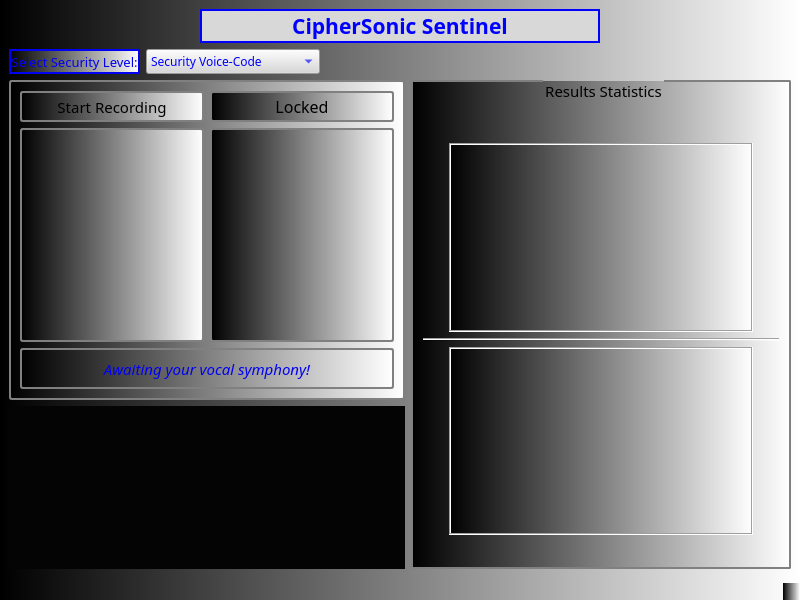
<?xml version="1.0" encoding="UTF-8"?>
<ui version="4.0">
 <class>MainWindow</class>
 <widget class="QMainWindow" name="MainWindow">
  <property name="geometry">
   <rect>
    <x>0</x>
    <y>0</y>
    <width>800</width>
    <height>600</height>
   </rect>
  </property>
  <property name="windowTitle">
   <string>MainWindow</string>
  </property>
  <property name="styleSheet">
   <string notr="true">background-color: rgb(166, 166, 166);
background-color: qlineargradient(spread:pad, x1:0, y1:0, x2:1, y2:0, stop:0 rgba(0, 0, 0, 255), stop:1 rgba(255, 255, 255, 255));</string>
  </property>
  <widget class="QWidget" name="centralwidget">
   <layout class="QGridLayout" name="gridLayout_3">
    <item row="3" column="0">
     <layout class="QVBoxLayout" name="verticalLayout">
      <item>
       <widget class="QWidget" name="spectrogramWidget" native="true">
        <property name="maximumSize">
         <size>
          <width>16777215</width>
          <height>170</height>
         </size>
        </property>
        <property name="styleSheet">
         <string notr="true">background-color:rgb(4, 4, 4)</string>
        </property>
       </widget>
      </item>
     </layout>
    </item>
    <item row="2" column="1" rowspan="2">
     <widget class="QGroupBox" name="resultsGroupBox">
      <property name="maximumSize">
       <size>
        <width>380</width>
        <height>16777215</height>
       </size>
      </property>
      <property name="baseSize">
       <size>
        <width>0</width>
        <height>0</height>
       </size>
      </property>
      <property name="font">
       <font>
        <family>Stencil</family>
        <pointsize>11</pointsize>
        <bold>false</bold>
       </font>
      </property>
      <property name="styleSheet">
       <string notr="true">QGroupBox {
    border: 1.5px solid gray;
    border-radius: 2px;
}

QGroupBox::title {
    subcontrol-origin: margin;
    subcontrol-position: top center;
    padding:8p 3px 3px 3px;
}
</string>
      </property>
      <property name="title">
       <string>Results Statistics</string>
      </property>
      <property name="alignment">
       <set>Qt::AlignCenter</set>
      </property>
      <property name="flat">
       <bool>false</bool>
      </property>
      <layout class="QGridLayout" name="gridLayout_2">
       <item row="4" column="1">
        <spacer name="verticalSpacer_2">
         <property name="orientation">
          <enum>Qt::Vertical</enum>
         </property>
         <property name="sizeType">
          <enum>QSizePolicy::Preferred</enum>
         </property>
         <property name="sizeHint" stdset="0">
          <size>
           <width>20</width>
           <height>25</height>
          </size>
         </property>
        </spacer>
       </item>
       <item row="2" column="0" colspan="3">
        <widget class="Line" name="line_2">
         <property name="maximumSize">
          <size>
           <width>16777215</width>
           <height>16777215</height>
          </size>
         </property>
         <property name="orientation">
          <enum>Qt::Horizontal</enum>
         </property>
        </widget>
       </item>
       <item row="1" column="2">
        <spacer name="horizontalSpacer_4">
         <property name="orientation">
          <enum>Qt::Horizontal</enum>
         </property>
         <property name="sizeType">
          <enum>QSizePolicy::Preferred</enum>
         </property>
         <property name="sizeHint" stdset="0">
          <size>
           <width>20</width>
           <height>20</height>
          </size>
         </property>
        </spacer>
       </item>
       <item row="3" column="1">
        <widget class="QTableWidget" name="resultsTable2">
         <property name="maximumSize">
          <size>
           <width>16777215</width>
           <height>16777215</height>
          </size>
         </property>
         <property name="frameShape">
          <enum>QFrame::Box</enum>
         </property>
         <property name="alternatingRowColors">
          <bool>true</bool>
         </property>
        </widget>
       </item>
       <item row="1" column="0">
        <spacer name="horizontalSpacer_3">
         <property name="orientation">
          <enum>Qt::Horizontal</enum>
         </property>
         <property name="sizeType">
          <enum>QSizePolicy::Preferred</enum>
         </property>
         <property name="sizeHint" stdset="0">
          <size>
           <width>20</width>
           <height>20</height>
          </size>
         </property>
        </spacer>
       </item>
       <item row="1" column="1">
        <widget class="QTableWidget" name="resultsTable1">
         <property name="maximumSize">
          <size>
           <width>16777215</width>
           <height>16777215</height>
          </size>
         </property>
         <property name="frameShape">
          <enum>QFrame::Box</enum>
         </property>
         <property name="alternatingRowColors">
          <bool>true</bool>
         </property>
        </widget>
       </item>
       <item row="0" column="1">
        <spacer name="verticalSpacer">
         <property name="orientation">
          <enum>Qt::Vertical</enum>
         </property>
         <property name="sizeType">
          <enum>QSizePolicy::Preferred</enum>
         </property>
         <property name="sizeHint" stdset="0">
          <size>
           <width>20</width>
           <height>30</height>
          </size>
         </property>
        </spacer>
       </item>
      </layout>
     </widget>
    </item>
    <item row="0" column="0" colspan="2">
     <layout class="QHBoxLayout" name="horizontalLayout">
      <item>
       <spacer name="horizontalSpacer">
        <property name="orientation">
         <enum>Qt::Horizontal</enum>
        </property>
        <property name="sizeType">
         <enum>QSizePolicy::Preferred</enum>
        </property>
        <property name="sizeHint" stdset="0">
         <size>
          <width>35</width>
          <height>20</height>
         </size>
        </property>
       </spacer>
      </item>
      <item>
       <widget class="QLabel" name="titleLabel">
        <property name="maximumSize">
         <size>
          <width>400</width>
          <height>41</height>
         </size>
        </property>
        <property name="font">
         <font>
          <family>Viner Hand ITC</family>
          <pointsize>16</pointsize>
          <bold>true</bold>
         </font>
        </property>
        <property name="styleSheet">
         <string notr="true">background-color: qlineargradient(spread:pad, x1:0, y1:0, x2:1, y2:0, stop:0 rgba(0, 0, 0, 255), stop:1 rgba(255, 255, 255, 255));
background-color: rgb(149, 149, 149);
background-color: rgb(216, 216, 216);
color: rgb(0, 0, 255);</string>
        </property>
        <property name="frameShape">
         <enum>QFrame::WinPanel</enum>
        </property>
        <property name="text">
         <string>CipherSonic Sentinel</string>
        </property>
        <property name="alignment">
         <set>Qt::AlignCenter</set>
        </property>
       </widget>
      </item>
      <item>
       <spacer name="horizontalSpacer_2">
        <property name="orientation">
         <enum>Qt::Horizontal</enum>
        </property>
        <property name="sizeType">
         <enum>QSizePolicy::Preferred</enum>
        </property>
        <property name="sizeHint" stdset="0">
         <size>
          <width>35</width>
          <height>20</height>
         </size>
        </property>
       </spacer>
      </item>
     </layout>
    </item>
    <item row="2" column="0">
     <widget class="QFrame" name="recorderFrame">
      <property name="maximumSize">
       <size>
        <width>16777215</width>
        <height>16777215</height>
       </size>
      </property>
      <property name="styleSheet">
       <string notr="true">QFrame {
    border: 2px solid gray;
    border-radius: 3px;
}</string>
      </property>
      <property name="frameShape">
       <enum>QFrame::Panel</enum>
      </property>
      <property name="frameShadow">
       <enum>QFrame::Raised</enum>
      </property>
      <layout class="QGridLayout" name="gridLayout">
       <item row="1" column="1">
        <widget class="QLabel" name="lockLabel">
         <property name="maximumSize">
          <size>
           <width>16777215</width>
           <height>16777215</height>
          </size>
         </property>
         <property name="cursor">
          <cursorShape>PointingHandCursor</cursorShape>
         </property>
         <property name="text">
          <string/>
         </property>
         <property name="alignment">
          <set>Qt::AlignCenter</set>
         </property>
        </widget>
       </item>
       <item row="2" column="0" colspan="2">
        <widget class="QLabel" name="accessLabel">
         <property name="maximumSize">
          <size>
           <width>16777215</width>
           <height>41</height>
          </size>
         </property>
         <property name="font">
          <font>
           <family>Stencil</family>
           <pointsize>11</pointsize>
           <italic>true</italic>
           <bold>false</bold>
          </font>
         </property>
         <property name="styleSheet">
          <string notr="true">color: rgb(0, 0, 242);</string>
         </property>
         <property name="frameShape">
          <enum>QFrame::WinPanel</enum>
         </property>
         <property name="text">
          <string>Awaiting your vocal symphony!</string>
         </property>
         <property name="scaledContents">
          <bool>false</bool>
         </property>
         <property name="alignment">
          <set>Qt::AlignCenter</set>
         </property>
         <property name="wordWrap">
          <bool>true</bool>
         </property>
        </widget>
       </item>
       <item row="0" column="0">
        <widget class="QLabel" name="recordWordLabel">
         <property name="maximumSize">
          <size>
           <width>16777215</width>
           <height>31</height>
          </size>
         </property>
         <property name="font">
          <font>
           <family>Stencil</family>
           <pointsize>11</pointsize>
           <bold>false</bold>
          </font>
         </property>
         <property name="styleSheet">
          <string notr="true"/>
         </property>
         <property name="frameShape">
          <enum>QFrame::WinPanel</enum>
         </property>
         <property name="text">
          <string>Start Recording</string>
         </property>
         <property name="alignment">
          <set>Qt::AlignCenter</set>
         </property>
        </widget>
       </item>
       <item row="0" column="1">
        <widget class="QLabel" name="lockWordLabel">
         <property name="maximumSize">
          <size>
           <width>16777215</width>
           <height>31</height>
          </size>
         </property>
         <property name="font">
          <font>
           <family>Stencil</family>
           <pointsize>12</pointsize>
           <bold>false</bold>
          </font>
         </property>
         <property name="frameShape">
          <enum>QFrame::WinPanel</enum>
         </property>
         <property name="text">
          <string>Locked</string>
         </property>
         <property name="alignment">
          <set>Qt::AlignCenter</set>
         </property>
        </widget>
       </item>
       <item row="1" column="0">
        <widget class="QLabel" name="recorderLabel">
         <property name="maximumSize">
          <size>
           <width>16777215</width>
           <height>16777215</height>
          </size>
         </property>
         <property name="cursor">
          <cursorShape>PointingHandCursor</cursorShape>
         </property>
         <property name="text">
          <string/>
         </property>
         <property name="alignment">
          <set>Qt::AlignCenter</set>
         </property>
        </widget>
       </item>
      </layout>
     </widget>
    </item>
    <item row="1" column="0">
     <layout class="QHBoxLayout" name="horizontalLayout_2">
      <item>
       <widget class="QLabel" name="recordWordLabel_2">
        <property name="maximumSize">
         <size>
          <width>16777215</width>
          <height>31</height>
         </size>
        </property>
        <property name="font">
         <font>
          <family>Stencil</family>
          <pointsize>10</pointsize>
          <bold>false</bold>
         </font>
        </property>
        <property name="styleSheet">
         <string notr="true">color: rgb(0, 0, 242);</string>
        </property>
        <property name="frameShape">
         <enum>QFrame::WinPanel</enum>
        </property>
        <property name="text">
         <string>Select Security Level:</string>
        </property>
        <property name="alignment">
         <set>Qt::AlignCenter</set>
        </property>
       </widget>
      </item>
      <item>
       <widget class="QComboBox" name="comboBox">
        <property name="font">
         <font>
          <family>Stencil</family>
          <bold>false</bold>
         </font>
        </property>
        <property name="cursor">
         <cursorShape>PointingHandCursor</cursorShape>
        </property>
        <property name="autoFillBackground">
         <bool>false</bool>
        </property>
        <property name="styleSheet">
         <string notr="true">background-color: qlineargradient(spread:pad, x1:0, y1:0, x2:1, y2:0, stop:0 rgba(0, 0, 0, 255), stop:1 rgba(255, 255, 255, 255));
selection-background-color: rgb(216, 216, 216);
selection-color: rgb(0, 0, 248);
background-color: rgb(149, 149, 149);
background-color: rgb(216, 216, 216);
color: rgb(0, 0, 255);</string>
        </property>
        <item>
         <property name="text">
          <string>Security Voice-Code</string>
         </property>
        </item>
        <item>
         <property name="text">
          <string>Security Voice-Fingerprint</string>
         </property>
        </item>
       </widget>
      </item>
      <item>
       <spacer name="horizontalSpacer_5">
        <property name="orientation">
         <enum>Qt::Horizontal</enum>
        </property>
        <property name="sizeHint" stdset="0">
         <size>
          <width>40</width>
          <height>20</height>
         </size>
        </property>
       </spacer>
      </item>
     </layout>
    </item>
   </layout>
  </widget>
  <widget class="QMenuBar" name="menubar">
   <property name="geometry">
    <rect>
     <x>0</x>
     <y>0</y>
     <width>800</width>
     <height>22</height>
    </rect>
   </property>
  </widget>
  <widget class="QStatusBar" name="statusbar"/>
 </widget>
 <resources/>
 <connections/>
</ui>
